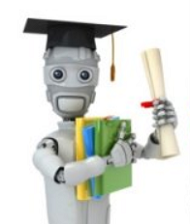
#> input picture 7/1.png, 190 x 224 px, found by its file name
$ python PerspectiveTransformation.py
#> lines starting #> are read from the running program, lines starting #| are printed output that depends on the picture
"""""""""""""""""""""""""""""""""""""""""""""""
@author: duzj
@contact: dzj0574@163.com
@software: PyCharm
@file: PerspectiveTransformation.py
@time: 2019/2/9 15:46
"""""""""""""""""""""""""""""""""""""""""""""""
import cv2
import numpy as np
from matplotlib import pyplot as plt

"""
For perspective transformation, you need a 3x3 transformation matrix. Straight lines will remain straight even after the transformation. To find this transformation matrix, you need 4 points on the input image and corresponding points on the output image. Among these 4 points, 3 of them should not be collinear. Then transformation matrix can be found by the function cv2.getPerspectiveTransform. Then apply cv2.warpPerspective with this 3x3 transformation matrix.

对于透视变换，你需要一个3x3变换矩阵。
即使在转换之后，直线仍然是直线。
要找到这个变换矩阵，需要输入图像上的4个点和输出图像上的对应点。
在这4个点中，有3个不应该共线。
然后可以通过函数cv2. getperspective vetransform找到变换矩阵。
然后应用cv2。用这个3x3变换矩阵的warpPerspective。

"""
img = cv2.imread('1.png')
#> img is the input picture: shape (224, 190, 3); mean B, G, R 208.9, 214.6, 212.4
rows,cols,ch = img.shape
#> rows = 224; cols = 190; ch = 3

pts1 = np.float32([[56,65],[368,52],[28,387],[389,390]])
pts2 = np.float32([[0,0],[300,0],[0,300],[300,300]])
M = cv2.getPerspectiveTransform(pts1,pts2)
dst = cv2.warpPerspective(img,M,(300,300))
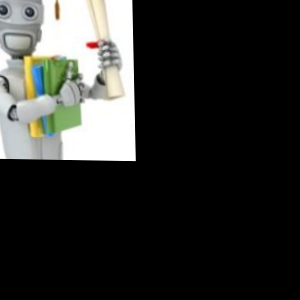
#> dst: shape (300, 300, 3); mean B, G, R 46.2, 48.7, 47.8

plt.subplot(121),plt.imshow(img),plt.title('Input')
plt.subplot(122),plt.imshow(dst),plt.title('Output')
plt.show()
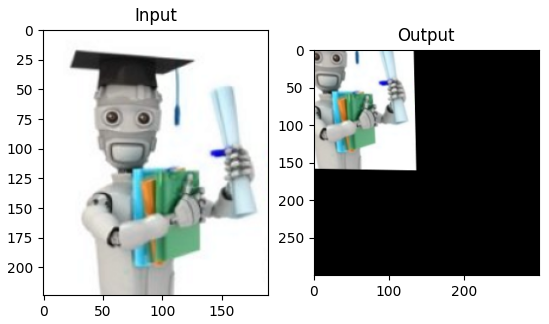
#> figure drawn by matplotlib, 2 panels; B, G, R data is drawn as R, G, B
